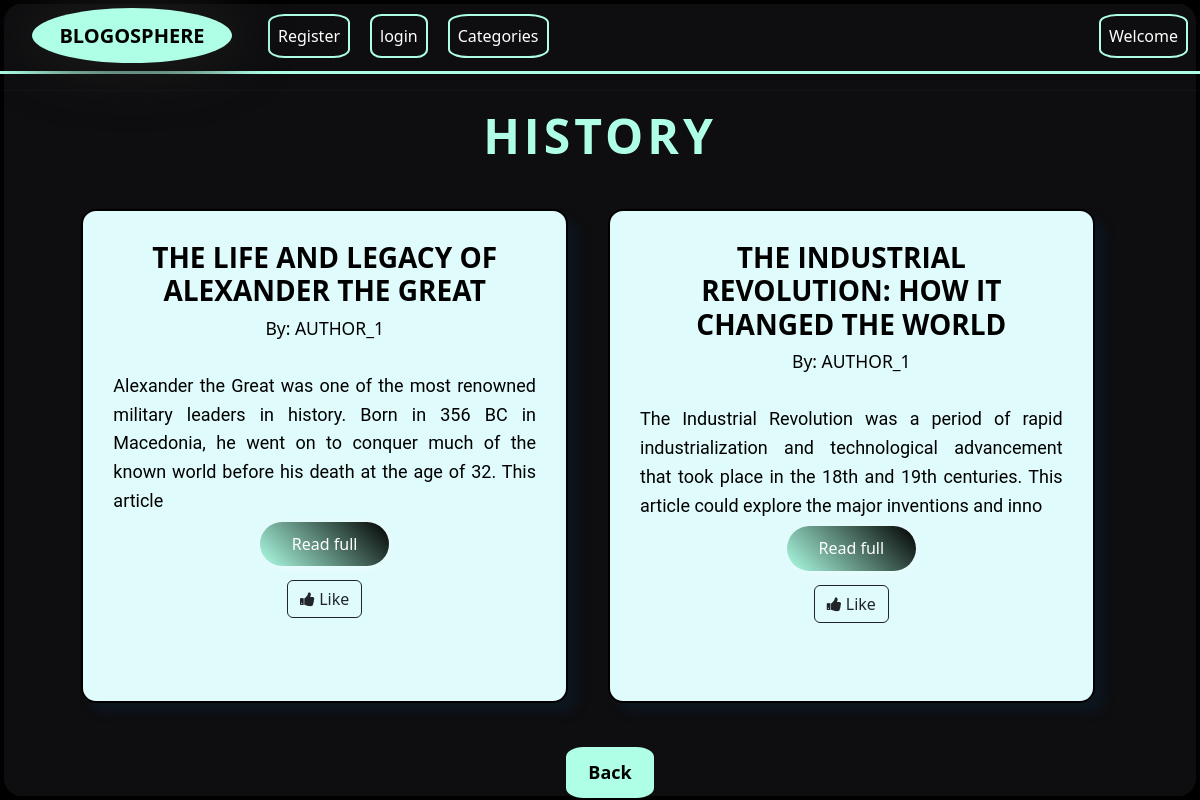
Screenshot of /category/History/ with the database file from the repository.
### blogs/models.py (models this page shows, shortened)
class Post(models.Model):
    title=models.CharField(max_length=2000)
    author=models.ForeignKey(User,on_delete=models.CASCADE)
    body=models.TextField(default="")
    date_posted=models.DateField(auto_now_add=True)
    category=models.CharField(max_length=255,default='tech')
    likes=models.ManyToManyField(User,related_name='blog_posts')

### blogs/views.py (the view)
# urls.py: path('category/<str:cats>/',Categoryview,name='category'),
def Categoryview(request,cats):
       category_posts=Post.objects.filter(category=cats)
       return render(request,'categories.html',{'cats':cats.title(),'category_posts':category_posts})

### templates/categories.html (shortened to what this page needs)
<!DOCTYPE html>
<html lang="en">
<head>
</head>
<body>
  {% include "base.html" %}
  {% block content %}
  <h1
style="text-align: center; font-family: 'Open Sans', sans-serif; font-size: 48px; font-weight: bold; color: #aeffe5; text-transform: uppercase; letter-spacing: 4px;">
{{cats}}</h1>
  <ul class=" container-fluid row my-4 p-3  " style=" justify-content: center; ">
    {% for post in category_posts %}
    <li class="  my-1 col-5 " style="list-style:none ;background-color: #e0fbfc; padding: 30px;">
      <h3><a style="  color: black; text-decoration:none" href="{% url 'indexDetail' post.pk%}">
          <h3 style="color: #333; font-weight: bold; font-family: 'Open Sans', sans-serif; text-transform: uppercase;">
            {{post.title}}
        </a></h3>
      <h5>
        <small>By: {{post.author}}</small>
      </h5>
    <br>
      <p
        style="font-family: 'Roboto', sans-serif; font-size: 18px; line-height: 1.6; color: rgb(0, 0, 0); text-align: justify;">
        {{post.body | slice:":200 "}}</p>
        <a class="bn30" href="{% url 'indexDetail' post.pk%}">
          <span>Read full</span>
        </a>
        <br> <br>
<form action="{% url 'like_post' post.pk%}" method="post">
  {% if liked %}
    <button type="submit" name="post_id" value="{{post.id}}" class="btn btn-outline-dark">
      <i class="fa fa-thumbs-down" aria-hidden="true"></i>
    </button>
  {%else%}
    <button type="submit" name="post_id" value="{{post.id}}" class="btn btn-outline-dark">
      <i class="fa fa-thumbs-up" aria-hidden="true"></i> Like
    </button>
  {% endif %}
</form>
        <br><br>
        {% endfor %}
    </li>
  </ul>
<div class="d-flex justify-content-center container">
  <a class="read-more" style="position: relative;" href="{%url 'Home'%}">Back</a>
</div>
  {% endblock %}
</body>
</html>

### static/css/pain..css (style rules this page uses)
.my-1 { background-color: rgb(255, 255, 255); justify-content: center; text-align: center; color:rgb(0, 0, 0); border-radius: 15px; border: 2px solid black; margin-right: 20px; margin-left: 20px; box-shadow: 10px 10px 10px rgb(13, 21, 30); }
.read-more { display: inline-block; position: relative; font-size: 18px; font-weight: bold; padding: 10px 20px; color: black; background-color: #aeffe5; border-radius: 20%; border: 2px solid #aeffe5; text-decoration: none; overflow: hidden; z-index: 1; transition: all 0.3s ease; margin-inline-start: 20px; }
.read-more:before { content: ''; position: absolute; top: -20px; left: -20px; width: 0; height: 0; border-radius: 50%; background-color: #fff; opacity: 0.5; transition: all 0.5s ease-out; z-index: -1; }
.bn30 { border: 5em; cursor: pointer; outline: none; font-size: 16px; text-decoration: none; -webkit-transform: translate(0); transform: translate(0); background-image: linear-gradient(45deg,#aeffe5, #000000); padding: 0.7em 2em; border-radius: 65px; box-shadow: 1px 1px 10px rgba(255, 255, 255, 0.438); -webkit-transition: box-shadow 0.25s; transition: box-shadow 0.25s; color: rgb(255, 255, 255); }
.bn30:after { content: ""; border-radius: 18px; position: absolute; margin: 4px; top: 0; left: 0; bottom: 0; right: 0; z-index: -1; background: #0e0e10; }

### templates/base.html (style rules this page uses)
body { background: rgb(0, 0, 0); }

### rows the page displays
Post: title "THE LIFE AND LEGACY OF ALEXANDER THE GREAT", author "AUTHOR_1", body "Alexander the Great was one of the most renowned military leaders in history. Born in 356 BC in Macedonia, he went on to conquer much of the known world before his death at the age of 32. This article", {{ post.id }} 74 (drawn)
Post: title "THE INDUSTRIAL REVOLUTION: HOW IT CHANGED THE WORLD", author "AUTHOR_1", body "The Industrial Revolution was a period of rapid industrialization and technological advancement that took place in the 18th and 19th centuries. This article could explore the major inventions and inno", {{ post.id }} 75 (drawn)

### other values shown
{{ cats }} "HISTORY"
